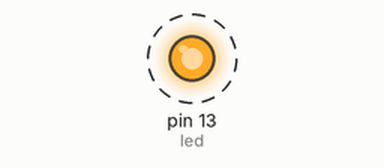
Bench run of a sketch on a simulated Arduino Uno, built with avr-gcc and run on an emulated ATmega328P. Shown: output pins drawn as LEDs (lit = HIGH). Dashed ring = blinking.

Above: at 0.2 s.
Timing chart, 0 to 3.0 s (numbered marks = the images above):
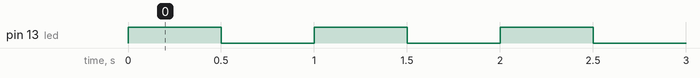

Measured:
- by itself, pin 13 (led): alternates HIGH for 0.50 s and LOW for 0.50 s

The sketch:

Hola_mundo_clases.ino
```cpp
// Taller de Robotica Unitec
//
//Hola Mundo
//
// Autor: Mendoza Pinto Gustavo David

void blinking(int pin,int Btime);
int led = 13;

class LED{
  private:
    unsigned char PIN;
    unsigned char Intensity;
  public:
    LED();
    LED(unsigned char P);
    ~LED();
    void SetLed(unsigned char P);
    void set_intensity(unsigned char I);
    void Led_ON();
    void Led_off();
    void Led_blink(unsigned int btime);

  };

void setup() {

pinMode(led,OUTPUT); //Habilitamos el pin 13 como salida digital
}

void loop() {
  blinking(led,500);

}


void blinking(int pin, int Btime){
  digitalWrite(pin,HIGH); //Ponemos en alto el pin digital seleccionado
  delay(Btime);               // Espewramos 500 milisegundos
  digitalWrite(pin,LOW);  //Ponemos en bajo el pin
  delay(Btime);
  return;
}

LED::LED(){
  PIN = 13;
  Intensity = 255;
}

LED::LED(unsigned char P){
  PIN = P;
  Intensity = 255;
}

void LED::SetLed(unsigned char P){PIN = P;}
void LED::set_intensity(unsigned char I){Intensity = I;}
void LED::Led_ON(){digitalWrite(PIN,HIGH);}
void LED::Led_off(){digitalWrite(PIN,LOW);}
void LED::Led_blink(unsigned int Btime){
  digitalWrite(PIN,HIGH); //Ponemos en alto el pin digital seleccionado
  delay(Btime);               // Espewramos 500 milisegundos
  digitalWrite(PIN,LOW);  //Ponemos en bajo el pin
  delay(Btime);
  return;}
```
